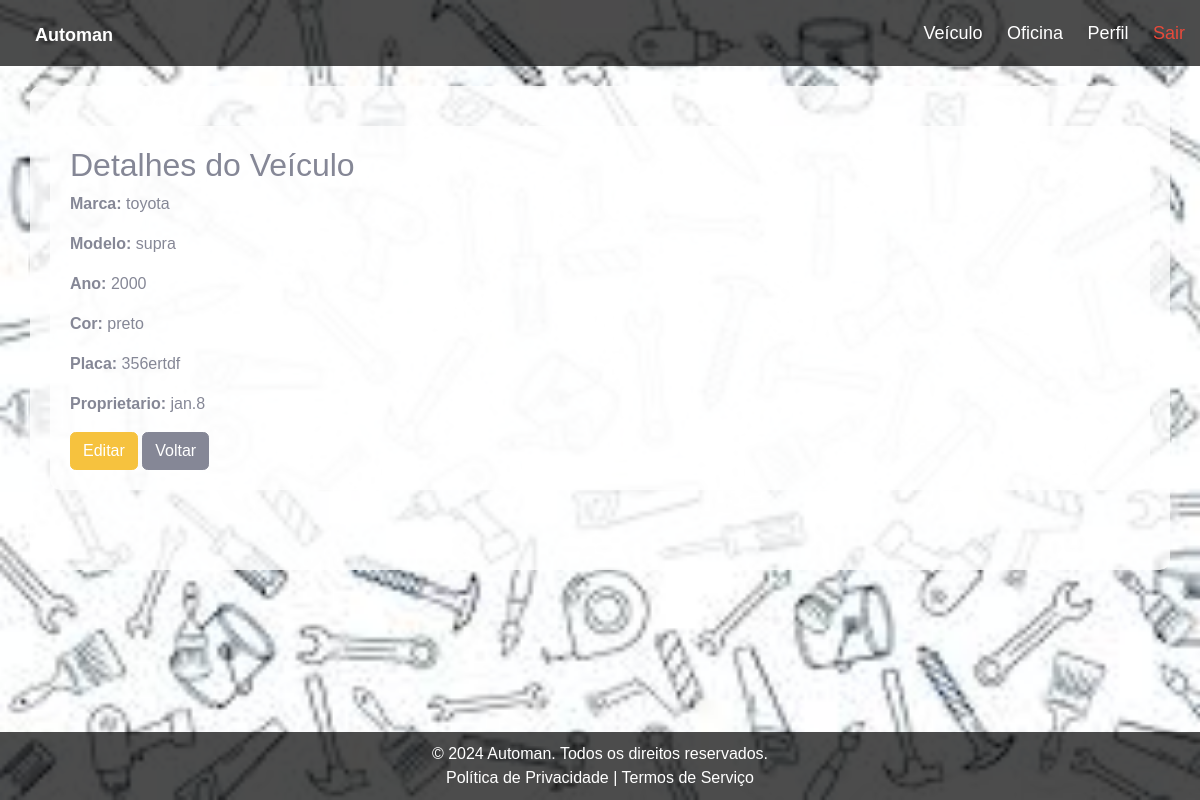
The page /veiculo/detalhe/1/ (signed in) on the database its author committed.
### veiculo/models.py (models this page shows, shortened)
class Veiculo(models.Model):
    modelo = models.CharField(max_length=100)
    marca = models.CharField(max_length=100)
    ano = models.IntegerField()
    placa = models.CharField(max_length=10)
    proprietario = models.ForeignKey(User, on_delete=models.CASCADE)
    cor = models.CharField(max_length=50)

### veiculo/views.py (the view)
# urls.py: path('detalhe/<int:id>/', views.veiculoDetalhe, name='veiculoDetalhe'),
@login_required
def veiculoDetalhe(request, id):
    veiculo = get_object_or_404(Veiculo, id=id)
    return render(request, 'veiculo/veiculoDetalhe.html', {'veiculo': veiculo})

### templates/veiculo/veiculoDetalhe.html (shortened to what this page needs)
{% extends 'base.html' %}
{% block content %}
    <div class="container">
        <h2>Detalhes do Veículo</h2>
        <p><strong>Marca:</strong> {{ veiculo.marca }}</p>
        <p><strong>Modelo:</strong> {{ veiculo.modelo }}</p>
        <p><strong>Ano:</strong> {{ veiculo.ano }}</p>
        <p><strong>Cor:</strong> {{ veiculo.cor }}</p>
        <p><strong>Placa:</strong> {{ veiculo.placa }}</p>
        <p><strong>Proprietario:</strong> {{ veiculo.proprietario }}</p>
        <a href="{% url 'veiculoEditar' veiculo.id %}" class="btn btn-warning">Editar</a>
        <a href="{% url 'veiculoListar' %}" class="btn btn-secondary">Voltar</a>
    </div>
{% endblock %}

### rows shown on the page
Veiculo: marca "toyota", modelo "supra", ano "2000", cor "preto", placa "356ertdf", proprietario "jan.8"
